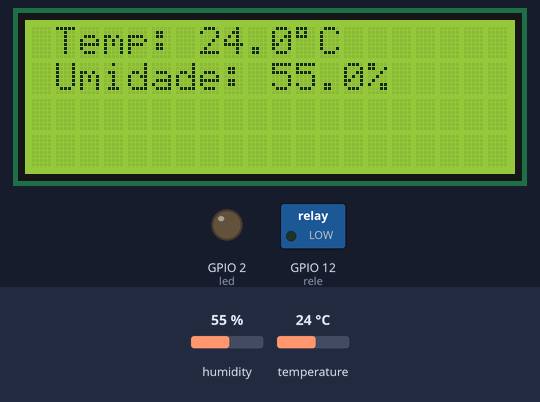
Simulated run of this sketch. Board: ESP32. On the bench: 20×4 character LCD, switched loads named in the sketch (green lamp = pin HIGH), output pins drawn as LEDs (lit = HIGH). Inputs (shaded band) come from the test bench; at power-on: humidity 55 %, temperature 24 °C. WiFi joins after 1.5 s; servers stay silent unless stated; what the sketch prints to the serial monitor is not drawn.

Above: at 2.7 s.
2.8 s: humidity set to 69 %
At 8.2 s:
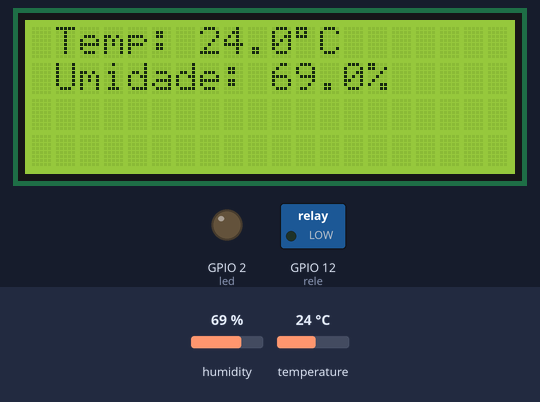
8.8 s: humidity set to 72 %
At 13.6 s:
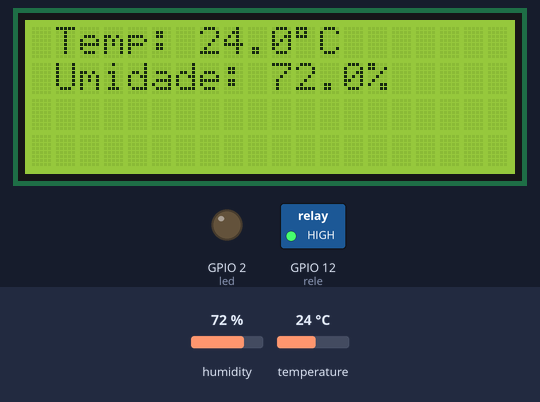
14.8 s: temperature set to 34.3 °C
At 17.9 s:
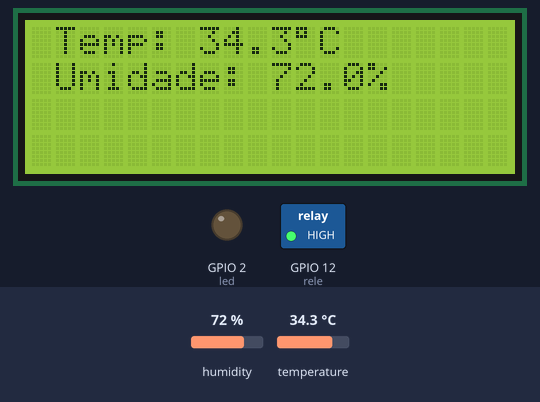
20.8 s: temperature set to 35.6 °C
At 23.4 s:
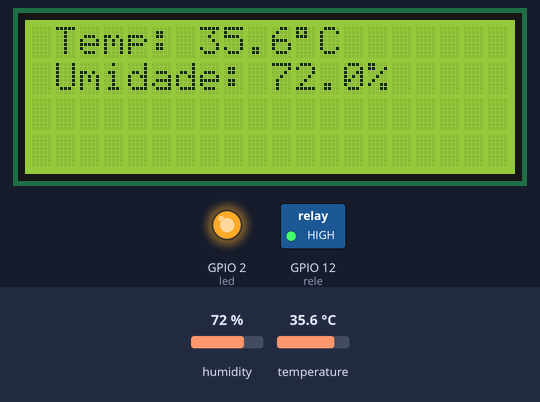
26.8 s: humidity set to 22 %
At 28.9 s:
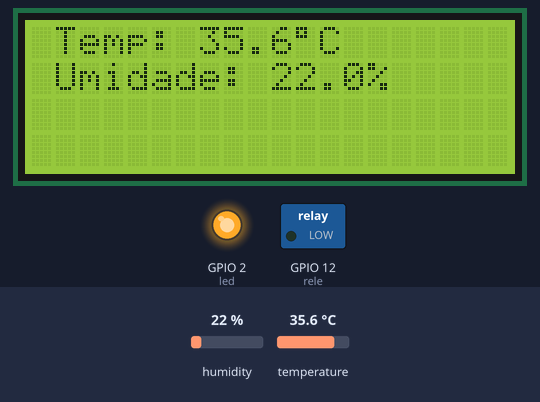
Timing chart, 0 to 30.4 s (numbered marks = the images above; inputs shaded):
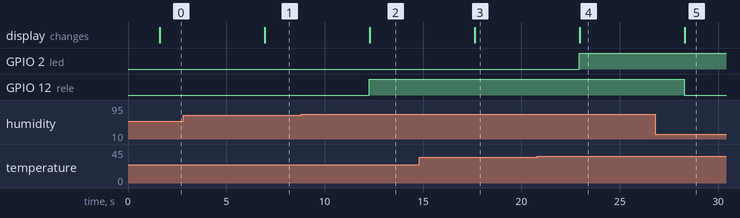

Measured:
- the behaviour switches between 70 and 71 % on humidity (found by bisection; images 1 and 2)
- the behaviour switches between 35 and 35.1 °C on temperature (found by bisection; images 3 and 4)
- after the input at 2.8 s, the display: changes after 4.1 s (image 1)
- after the input at 8.8 s, GPIO 12 (rele): LOW → HIGH after 3.5 s; the display: changes after 3.5 s (image 2)
- after the input at 14.8 s, the display: changes after 2.8 s (image 3)
- after the input at 20.8 s, GPIO 2 (led): LOW → HIGH after 2.1 s; the display: changes after 2.2 s (image 4)
- after the input at 26.8 s, GPIO 12 (rele): HIGH → LOW after 1.5 s; the display: changes after 1.5 s (image 5)

The sketch:

sketch.ino
```cpp
#include "DHTesp.h"
#include <LiquidCrystal_I2C.h>
#define I2C_ADDR 0x27
#define LCD_COLUMNS 20
#define LCD_LINES 4
#include "HTTPClient.h"
#include "WiFi.h"
#include "ThingSpeak.h"

WiFiClient client;

const char* ssid = "Wokwi-GUEST"; // Nome da rede
const char* senha = ""; // Senha da rede
const int DHT_PIN = 15;
int rele = 12;
int led = 2;

const char* WriteKey = "FTAFD1P7ALS7FK6J";

DHTesp dhtSensor;
HTTPClient http;

LiquidCrystal_I2C lcd(I2C_ADDR, LCD_COLUMNS, LCD_LINES);

void setup() {

  Serial.begin(115200);
  Serial.print("Conectando a rede Wifi ");
  WiFi.begin(ssid, senha); // para conectar na rede
  while(WiFi.status() != WL_CONNECTED){ // Ficar verificando até conectar
    delay(500);
    Serial.print(".");
  }
  Serial.println();
  Serial.println("Conectado a rede");
  pinMode(rele, OUTPUT);
  pinMode(led, OUTPUT);
  dhtSensor.setup(DHT_PIN, DHTesp::DHT22);
  lcd.init();
  lcd.backlight();

  WiFi.mode(WIFI_STA);

  ThingSpeak.begin(client);

}

void loop() {


  TempAndHumidity data = dhtSensor.getTempAndHumidity();
  Serial.println("Temperatura: " + String(data.temperature, 1) + "°C");
  Serial.println("Umidade: " + String(data.humidity, 1) + "%");
  Serial.println("---");

  ThingSpeak.setField(1, data.temperature);
  ThingSpeak.setField(2, data.humidity);

  if (data.humidity > 70){
    digitalWrite(rele, HIGH); // Luz relé acende
  }
  else {
    digitalWrite(rele, LOW); // Luz relé apaga
  }

  if (data.temperature > 35){
    digitalWrite(led, HIGH); // LED acende
  }
  else{
    digitalWrite(led, LOW); // LED apaga
  }

  lcd.setCursor(0, 0);
  lcd.print(" Temp: " + String(data.temperature, 1) + "\xDF"+"C ");
  lcd.setCursor(0, 1);
  lcd.print(" Umidade: " + String(data.humidity, 1) + "% ");

  ThingSpeak.writeFields(1, WriteKey);

  delay(5000); // Intervalo de 5 segundos conforme a SA
}
```
